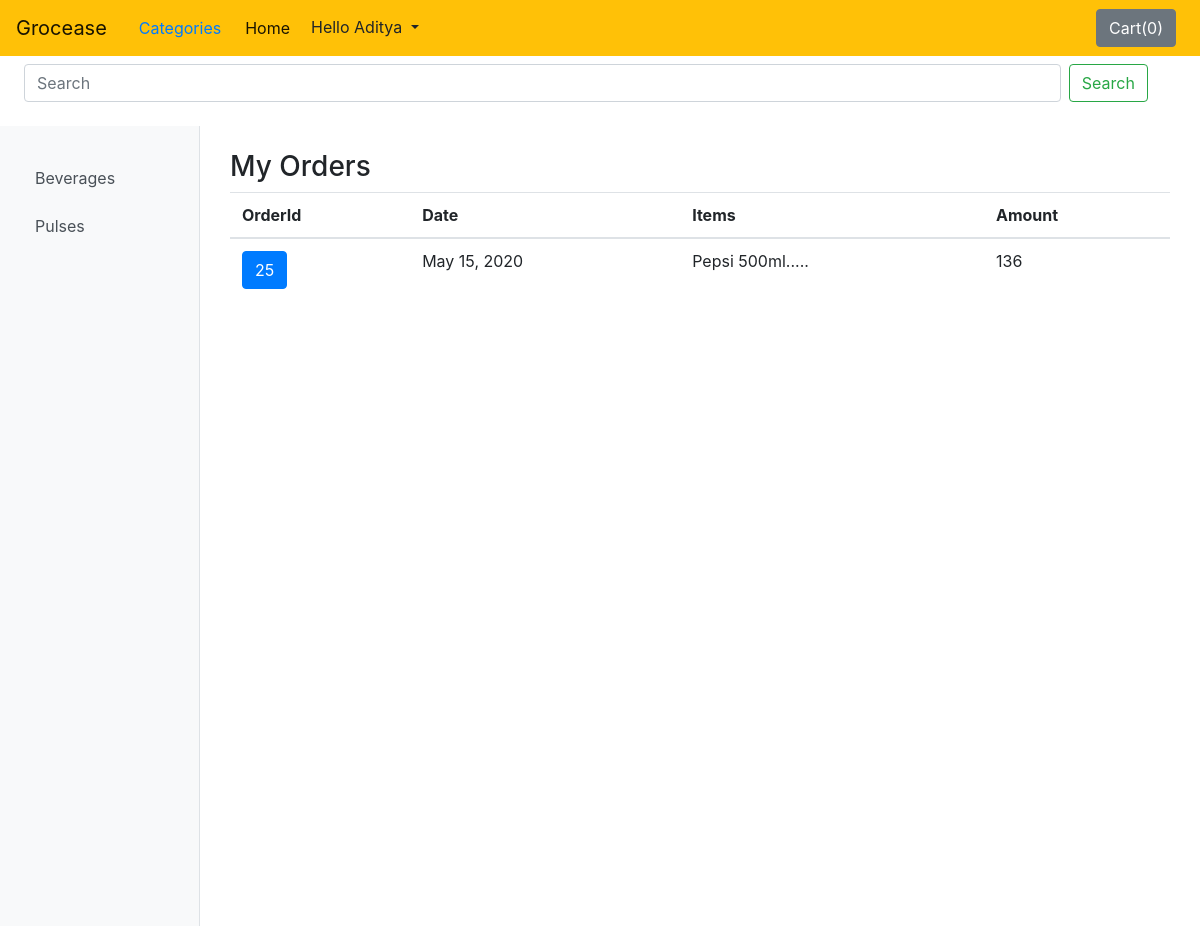
/my_orders/ (signed in), run on an earlier commit of the app's database.
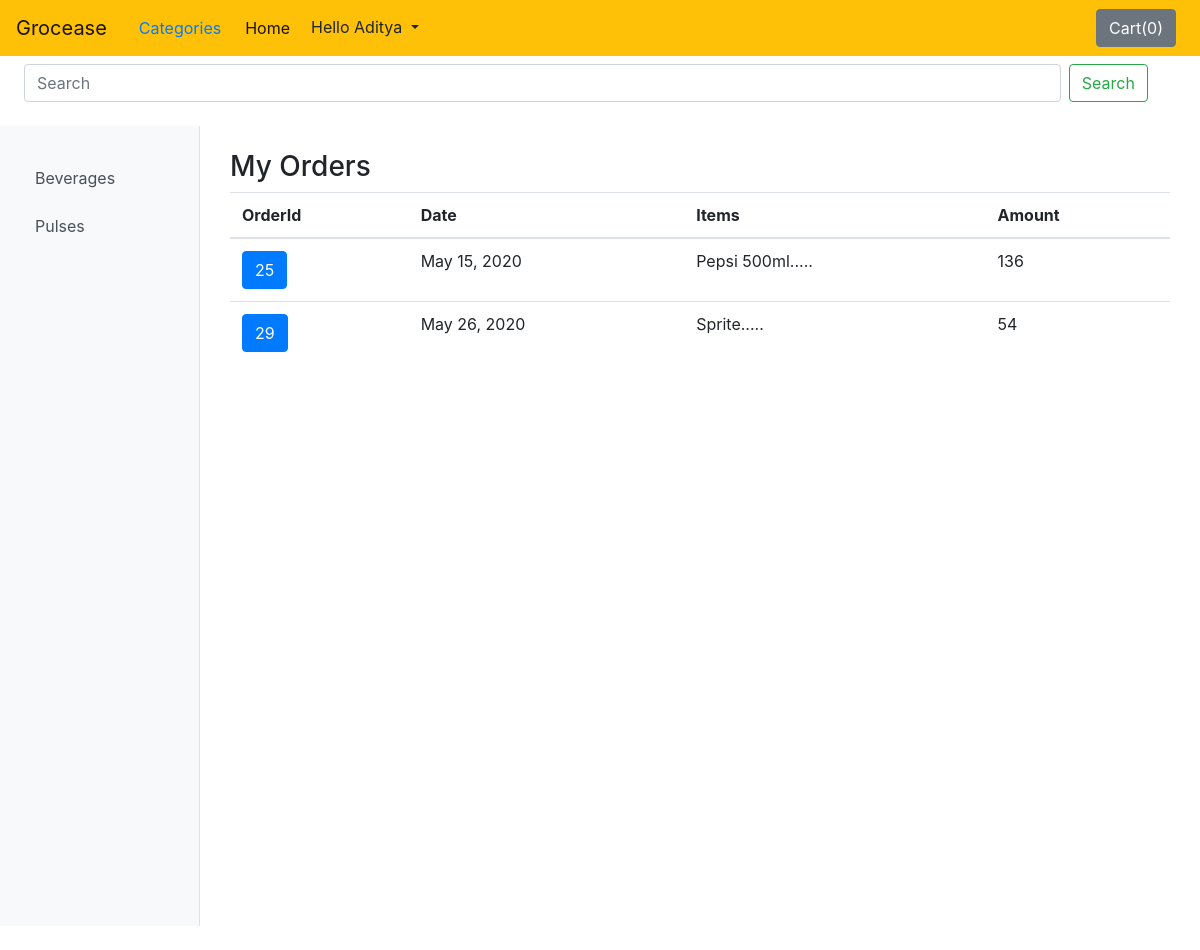
And on a later commit of the database.
### shop/models.py (models this page shows, shortened)
class Category(models.Model):
    cat_id = models.AutoField(primary_key=True)
    name = models.CharField(max_length=50)

class Order(models.Model):
    o_id = models.AutoField(primary_key=True)
    u_id = models.ForeignKey(User, on_delete = models.SET_NULL, null=True)
    order_date = models.DateField()
    items = models.ManyToManyField(OrderItem)
    grand_total = models.IntegerField()
    fname = models.CharField(max_length=100, default='null')
    lname = models.CharField(max_length=100, default='null')
    contact = models.CharField(max_length=15,default='null')
    add1 = models.CharField(max_length=100,default='null')
    add2 = models.CharField(max_length=100, default='null')
    city = models.CharField(max_length=100, default='null')
    state = models.CharField(max_length=100, default='null')
    zipcode = models.CharField(max_length=100, default='null')

### shop/views.py (the view)
# urls.py: path('my_orders/', views.my_orders, name='my_orders'),
def my_orders(request):
    category = Category.objects.all()
    category = list(category)
    orders = Order.objects.filter(u_id=request.user.id)
    items = dict()
    for order in orders:
        p = []
        for i in order.items.all():
            p_id = i.p_id
            products = Product.objects.filter(p_id = p_id).values_list('name', flat=True)[0]
            p.append(products)
        items[order] = p
    print(items)
    return render(request, 'shop/my_orders.html', {'category': category, 'orders':orders, 'items':items})

### shop/templatetags/index.py (called while the page is built)
@register.filter
def index(indexable, i):
    return indexable[i]

### shop/templates/shop/my_orders.html (shortened to what this page needs)
{% extends 'shop/base.html' %}
{% load static %}
{% load mathfilters %}
{% load index %}
{% block body %}
<div class="d-flex my-4" id="wrapper">
    {% include 'shop/sidebar.html' %}
    <div id="page-content-wrapper" class="col">
<div class="container my-4">
    <h3>My Orders</h3>
<table class="table">
    <thead class="">
      <tr>
        <th scope="col">OrderId</th>
        <th scope="col">Date</th>
        <th scope="col">Items</th>
        <th scope="col">Amount</th>
      </tr>
    </thead>
    <tbody>
        {% for order, items in items.items %}
      <tr>
         <th scope="row"><a href='{% url "order_detail" order.o_id %}' class="btn btn-primary">{{order.o_id}}</a></th>
        <td>{{order.order_date}}</td>
        <td>{{items|index:0}}.....</td>
        <td>{{order.grand_total}}</td>
      </tr>
      {% endfor %}
    </tbody>
  </table>
</div>
</div>
</div>
{% endblock %}

### shop/templates/shop/sidebar.html
<div class="bg-light border-right col-sm-2" id="sidebar-wrapper">
    <div class="sidebar-heading"></div>
    {% for cat in category %}
    <div class="list-group list-group-flush col-sm-2">
      <a href="{% url 'category' cat.cat_id %}" class="list-group-item list-group-item-action bg-light">{{cat.name}}</a>
    </div>
    {% endfor %}
  </div>

What changed in the data, as far as the page shows it:
added Order: o_id "29", order_date "May 26, 2020", items "Sprite", grand_total "54"
